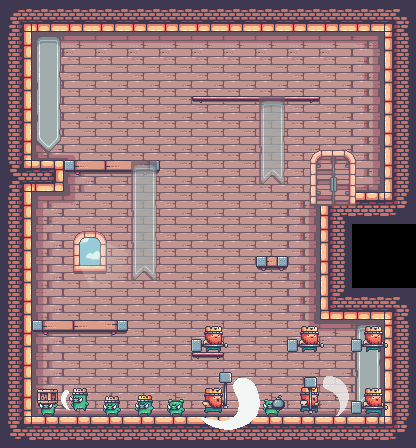

Rendered tile map (Tiled .tmx) drawn with the repository's tilesets; below, a short description and the map source with its tile grids summarised:
An orthogonal 13x14 tile map with 32x32 px tiles, 12 tile layers (background0, background1, terrain0, terrain1, ...), 11 tilesets and 4 objects.

<map version="1.2" tiledversion="1.3.5" orientation="orthogonal" renderorder="right-down" width="13" height="14" tilewidth="32" tileheight="32" infinite="0" nextlayerid="21" nextobjectid="12">
 <editorsettings>
  <export target="test_map.json" format="json" />
 </editorsettings>
 <tileset firstgid="1" source="Terrain (32x32).tsx" />
 <tileset firstgid="248" source="Decorations (32x32).tsx" />
 <tileset firstgid="290" name="Idle (46x56)" tilewidth="46" tileheight="56" tilecount="1" columns="1">
  <image source="../Sprites/11-Door/Idle (46x56).png" width="46" height="56" />
 </tileset>
 <tileset firstgid="291" name="Idle (78x58)" tilewidth="78" tileheight="58" tilecount="11" columns="11">
  <image source="../Sprites/01-King Human/Idle (78x58).png" width="858" height="58" />
 </tileset>
 <tileset firstgid="302" name="Attack (78x58)" tilewidth="78" tileheight="58" tilecount="3" columns="3">
  <image source="../Sprites/01-King Human/Attack (78x58).png" width="234" height="58" />
 </tileset>
 <tileset firstgid="305" name="Idle (38x28)" tilewidth="38" tileheight="28" tilecount="12" columns="12">
  <image source="../Sprites/02-King Pig/Idle (38x28).png" width="456" height="28" />
 </tileset>
 <tileset firstgid="317" name="Attack (38x28)" tilewidth="38" tileheight="28" tilecount="5" columns="5">
  <image source="../Sprites/02-King Pig/Attack (38x28).png" width="190" height="28" />
 </tileset>
 <tileset firstgid="322" name="Dead (38x28)" tilewidth="38" tileheight="28" tilecount="4" columns="4">
  <image source="../Sprites/02-King Pig/Dead (38x28).png" width="152" height="28" />
 </tileset>
 <tileset firstgid="326" name="Idle (34x28)" tilewidth="34" tileheight="28" tilecount="11" columns="11">
  <image source="../Sprites/03-Pig/Idle (34x28).png" width="374" height="28" />
 </tileset>
 <tileset firstgid="337" name="Idle (26x30)" tilewidth="26" tileheight="30" tilecount="9" columns="9">
  <image source="../Sprites/04-Pig Throwing a Box/Idle (26x30).png" width="234" height="30" />
 </tileset>
 <tileset firstgid="346" name="Idle (26x26)" tilewidth="26" tileheight="26" tilecount="10" columns="10">
  <image source="../Sprites/05-Pig Thowing a Bomb/Idle (26x26).png" width="260" height="26" />
 </tileset>
 <layer id="1" name="background0" width="13" height="14">
  <data>[182 cells, 123 non-empty, 13 distinct tile ids]</data>
 </layer>
 <layer id="2" name="background1" width="13" height="14">
  <data>[182 cells, 11 non-empty, 8 distinct tile ids]</data>
 </layer>
 <layer id="6" name="terrain0" width="13" height="14">
  <data>[182 cells, 55 non-empty, 12 distinct tile ids]</data>
 </layer>
 <layer id="3" name="terrain1" width="13" height="14">
  <data>[182 cells, 12 non-empty, 8 distinct tile ids]</data>
 </layer>
 <layer id="10" name="foreground" width="13" height="14" opacity="0.7">
  <data>[182 cells, 7 non-empty, 3 distinct tile ids]</data>
 </layer>
 <objectgroup id="4" name="box0">
  <object id="4" x="33" y="146" width="18.5" height="12.5" />
  <object id="10" x="230" y="402" width="18.5" height="12.5" />
 </objectgroup>
 <objectgroup id="8" name="cannon">
  <object id="9" x="114.5" y="148.5" />
 </objectgroup>
 <objectgroup id="11" name="door">
  <object id="11" x="320" y="136.667" width="44" height="53.3333" />
 </objectgroup>
 <layer id="12" name="king idle" width="13" height="14" offsetx="-10" offsety="14">
  <data>[182 cells, 4 non-empty, 2 distinct tile ids]</data>
 </layer>
 <layer id="14" name="king attack" width="13" height="14" offsetx="-10" offsety="14">
  <data>[182 cells, 3 non-empty, 3 distinct tile ids]</data>
 </layer>
 <layer id="15" name="pig idle" width="13" height="14" offsetx="-4" offsety="0">
  <data>[182 cells, 1 non-empty, 1 distinct tile ids]</data>
 </layer>
 <layer id="16" name="pig attack" width="13" height="14" offsetx="-4" offsety="0">
  <data>[182 cells, 2 non-empty, 2 distinct tile ids]</data>
 </layer>
 <layer id="18" name="small pig idle" width="13" height="14" offsetx="-4" offsety="0">
  <data>[182 cells, 1 non-empty, 1 distinct tile ids]</data>
 </layer>
 <layer id="19" name="pig throwing a box" width="13" height="14" offsetx="1" offsety="0">
  <data>[182 cells, 1 non-empty, 1 distinct tile ids]</data>
 </layer>
 <layer id="20" name="pig throwing a bomb" width="13" height="14" offsetx="5" offsety="0">
  <data>[182 cells, 1 non-empty, 1 distinct tile ids]</data>
 </layer>
</map>
